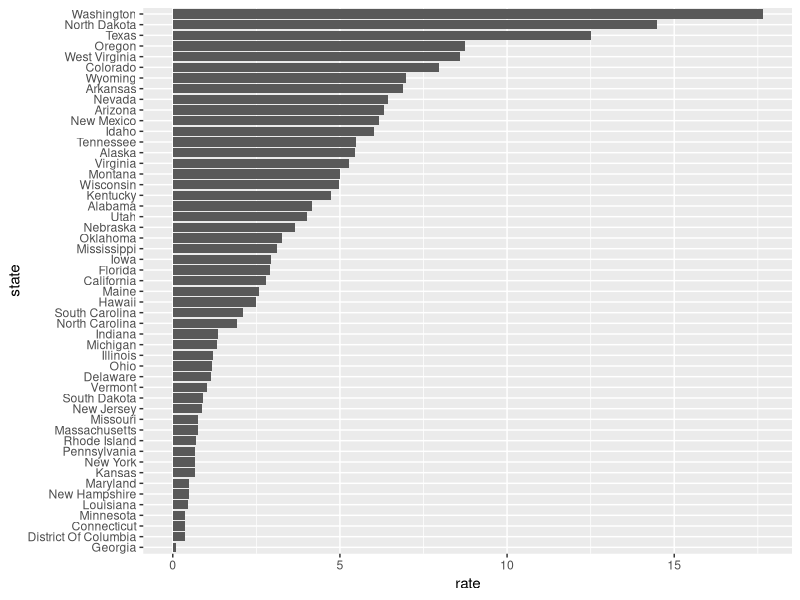
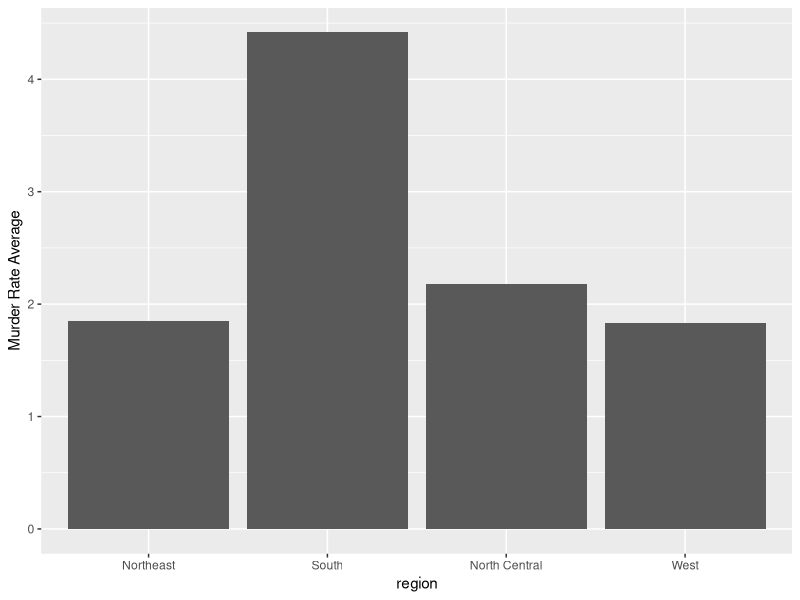
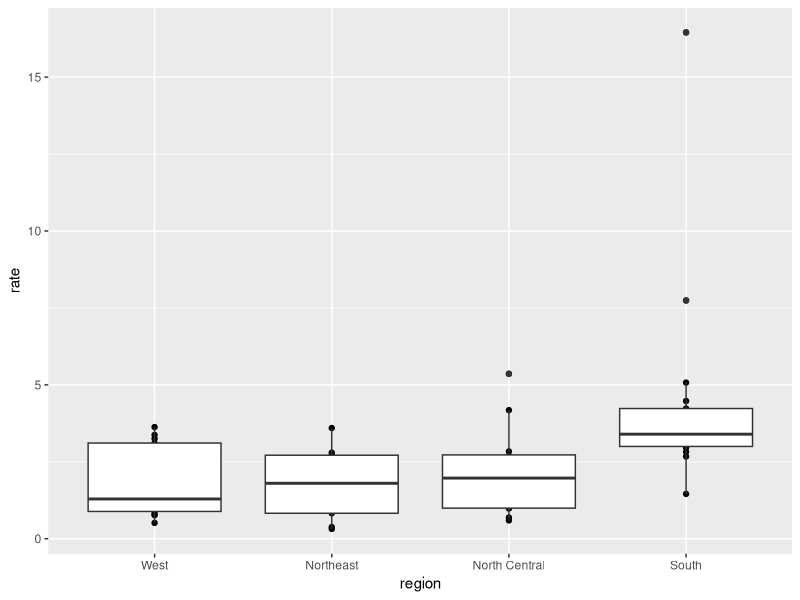

These figures' R source, in order:
#---------------------1---------------------------
#To make the plot on the right in the exercise from the last set of assessments, we had to reorder the levels of the states' variables.
rm(list=ls())
library(dplyr)
library(ggplot2)
library(dslabs)

dat <- us_contagious_diseases %>%
  filter(year == 1967 & disease=="Measles" & !is.na(population)) %>% 
  mutate(rate = count / population * 10000 * 52 / weeks_reporting)

state <- dat$state 
rate <- dat$count/(dat$population/10000)*(52/dat$weeks_reporting)

#Redefine the state object so that the levels are re-ordered by rate.

state<- reorder(x=state,X=rate)
levels(print(state)) #reorders the states

#---------------------2---------------------------
#Reorder a bar chart

dat <- us_contagious_diseases %>% 
  filter(year == 1967 & disease=="Measles" & count>0 & !is.na(population)) %>%
  mutate(rate = count / population * 10000 * 52 / weeks_reporting) %>%
  mutate(state= reorder(x=state,X=rate))

dat %>% ggplot(aes(state, rate)) +
  geom_bar(stat="identity") +
  coord_flip()

#---------------------3---------------------------

murders %>% mutate(rate = total/population*100000) %>%
  group_by(region) %>%
  summarize(avg = mean(rate)) %>%
  mutate(region = factor(region)) %>%
  ggplot(aes(region, avg)) +
  geom_bar(stat="identity") +
  ylab("Murder Rate Average")

#---------------------4---------------------------

murders %>% mutate(rate = total/population*100000) %>%
  mutate(region=reorder(x=region,X=rate,FUN=median)) %>%
  ggplot(aes(x=region,y=rate)) +
  geom_point()+
  geom_boxplot()
